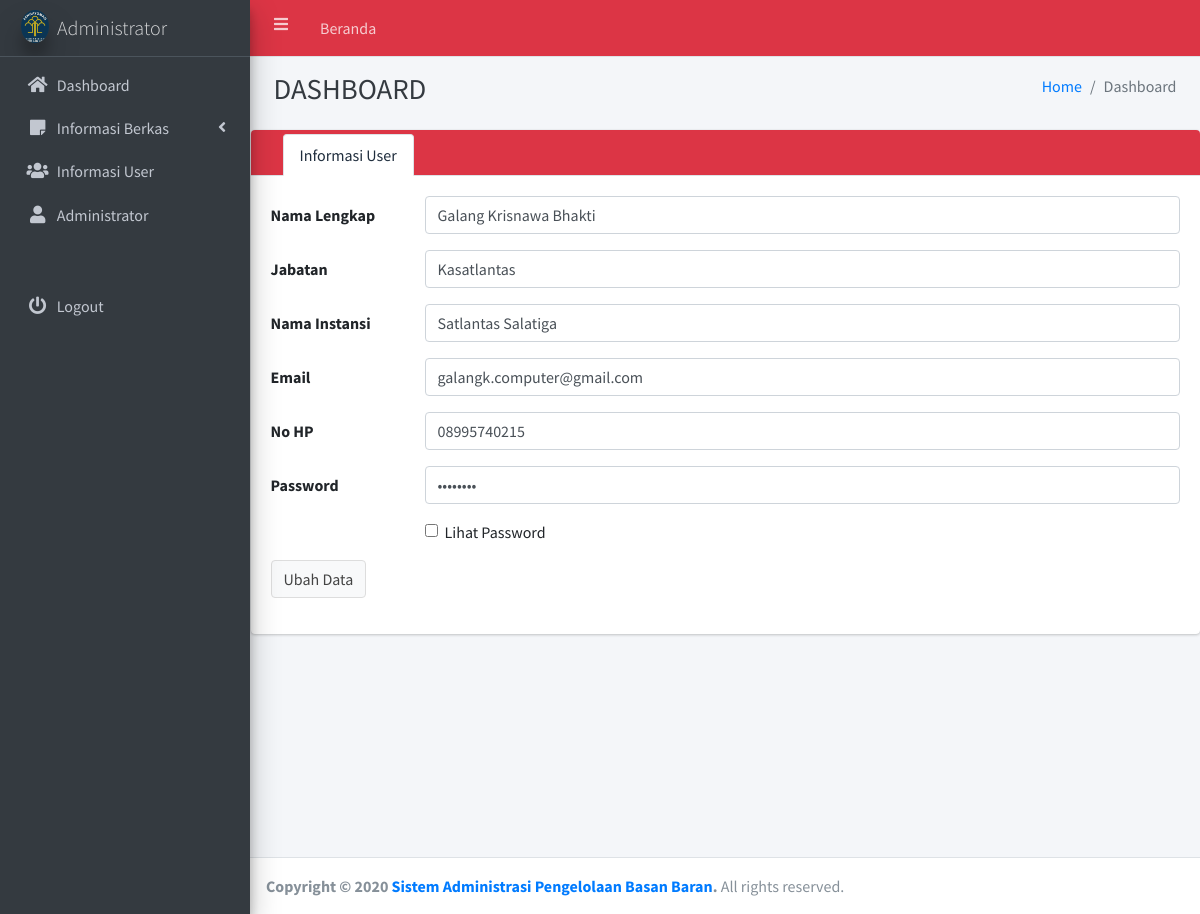
Screenshot of /admin/index.php?page=edit_user&id=3 with the database file from the repository.
### tables this page shows
CREATE TABLE `users` (
  `id_user` int(3) NOT NULL,
  `nama_lengkap` varchar(50) NOT NULL,
  `jabatan` varchar(50) NOT NULL,
  `instansi` varchar(50) NOT NULL,
  `email` varchar(50) NOT NULL,
  `nohp` varchar(20) NOT NULL,
  `password` varchar(20) NOT NULL,
  `level` varchar(5) NOT NULL
);

### admin/users-edit.php (the view, shortened to what this page needs)
<?php
$id=$_GET['id'];
$query = mysqli_query($koneksi,"SELECT * FROM users where id_user='$id'");
$result = mysqli_fetch_array($query);
 ?>
<div class="card card-danger card-tabs" style="width:100%">
	<div class="card-header p-0 pt-1">
		<ul class="nav nav-tabs" id="custom-tabs-two-tab" role="tablist">
			<li class="pt-2 px-3">
			</li>
			<li class="nav-item">
				<a class="nav-link active" id="custom-tabs-two-data-tab" data-toggle="pill" href="#custom-tabs-two-data" role="tab" aria-controls="custom-tabs-two-data" aria-selected="true">Informasi User</a>
			</li>
		</ul>
	</div>
	<div class="card-body">
		<div class="tab-content" id="custom-tabs-two-tabContent">
			<div class="tab-pane fade show active" id="custom-tabs-two-data" role="tabpanel" aria-labelledby="custom-tabs-two-data-tab">
				<form class="" action="../config/data.php?page=edit_user_admin" method="post">
				<div class="form-group row">
	       <label  class="col-sm-2 col-form-label">Nama Lengkap</label>
	        <div class="col-sm-10">
	          <input type="text" class="form-control" name="nama"  value="<?php echo $result['nama_lengkap'] ?>">
	        </div>
	      </div>
        <div class="form-group row">
	       <label  class="col-sm-2 col-form-label">Jabatan</label>
	        <div class="col-sm-10">
	          <input type="text" class="form-control" name="jabatan"  value="<?php echo $result['jabatan'] ?>">
	        </div>
	      </div>
        <div class="form-group row">
	       <label  class="col-sm-2 col-form-label">Nama Instansi</label>
	        <div class="col-sm-10">
	          <input type="text" class="form-control" name="instansi"  value="<?php echo $result['instansi'] ?>">
	        </div>
	      </div>
	      <div class="form-group row">
				 <label  class="col-sm-2 col-form-label">Email</label>
					<div class="col-sm-10">
					 <input type="text" class="form-control" name="email"  value="<?php echo $result['email'] ?>">
					</div>
				</div>
        <div class="form-group row">
	       <label  class="col-sm-2 col-form-label">No HP</label>
	        <div class="col-sm-10">
	          <input type="text" class="form-control" name="nohp"  value="<?php echo $result['nohp'] ?>">
	        </div>
	      </div>
	      <div class="form-group row">
	       <label  class="col-sm-2 col-form-label">Password</label>
	        <div class="col-sm-10">
	         <input type="password" class="form-control" name="password" id="pass" value="<?php echo $result['password'] ?>">
	        </div>
	      </div>
	      <div class="form-group row">
	       <div class="offset-sm-2 col-sm-10">
	        <div class="form-check">
	         <input type="checkbox" class="form-check-input" onclick="myFunction()">
	          <label class="form-check-label">Lihat Password</label>
	        </div>
	       </div>
	      </div>
					<button type="submit" class="btn btn-default">Ubah Data</button>
			</form>
		</div>
		</div>
  </div>
</div>

### rows the page displays
users: nama "Galang Krisnawa Bhakti", jabatan "Kasatlantas", instansi "Satlantas Salatiga", email "galangk.computer@gmail.com", nohp "08995740215"
